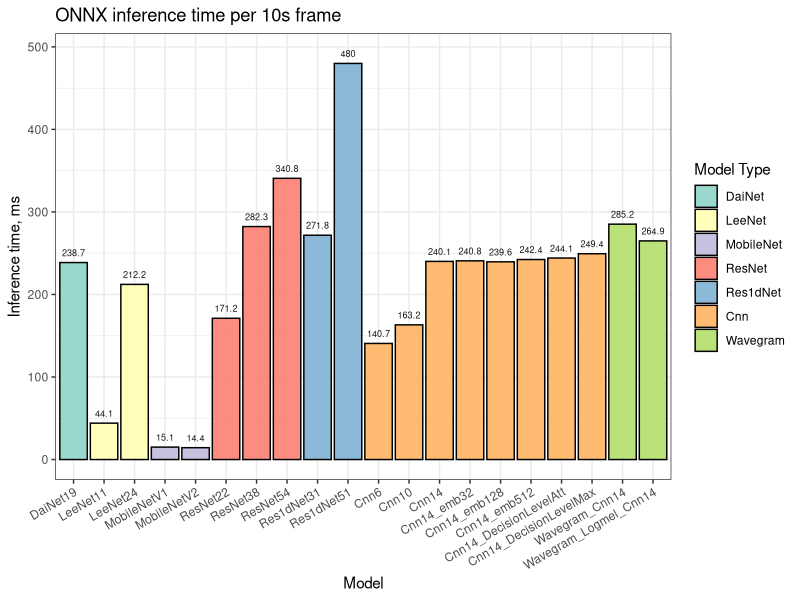
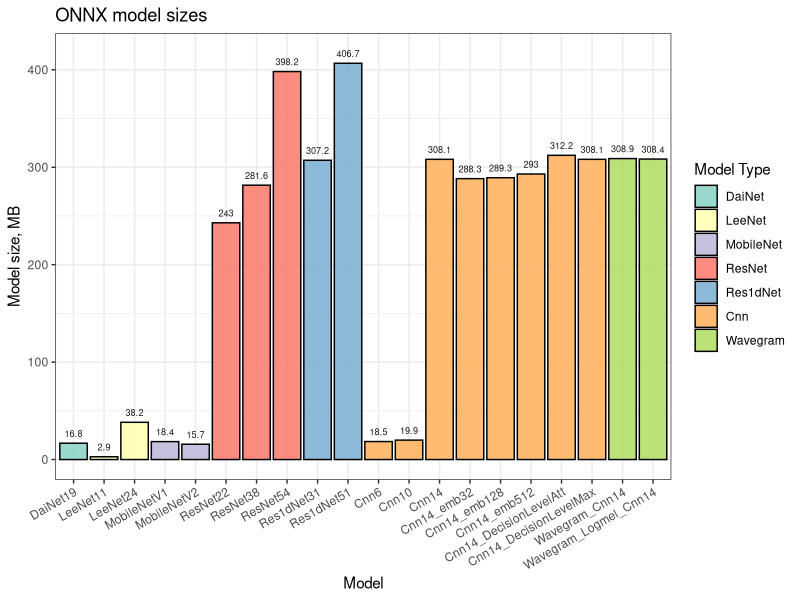
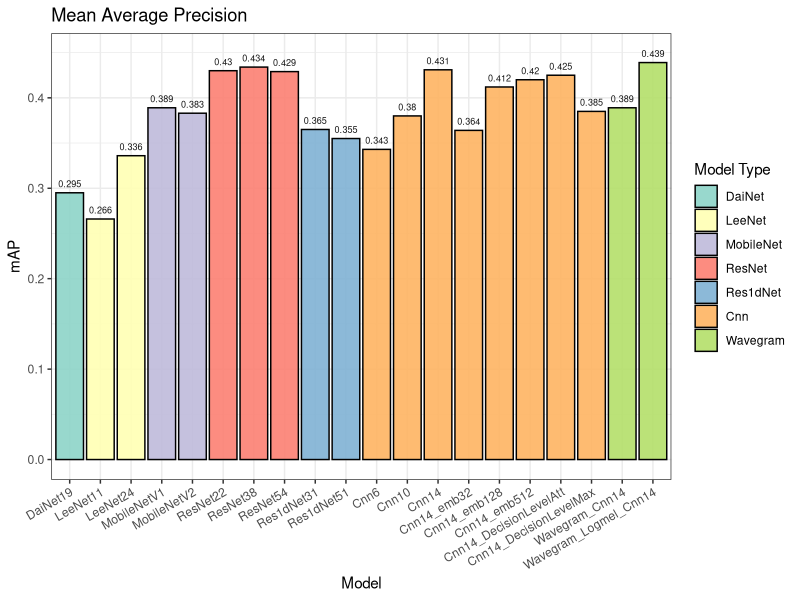

R code for these plots, in order:
#!/usr/bin/env Rscript

library(ggplot2)
library(scales)

setwd("C:/Users/sergiym/devel/audioset_tagging_cnn/")

data <- read.csv("onnx_bench.csv")

data$model <- factor(data$model, levels=data$model)
data$type <- factor(data$type, levels=c(
  "DaiNet", "LeeNet", "MobileNet", "ResNet", "Res1dNet", "Cnn", "Wavegram"))

png("onnx_bench.png", height=1024, width=1600, res=220)

ggplot(data, aes(x=model, y=time/1000, fill=type)) +
  geom_bar(stat="identity", na.rm=T, alpha=0.9, color="black") +
  geom_text(label=round(data$time/1000, 1), nudge_y=12, alpha=0.9, size=2.3) +
  scale_x_discrete("Model") +
  scale_y_continuous("Inference time, ms") +
  scale_fill_brewer(palette="Set3") +
  labs(title="ONNX inference time per 10s frame", fill="Model Type") +
  theme_bw() +
  theme(legend.position="right", axis.text.x=element_text(angle=30, hjust=1))

dev.off()

png("onnx_size.png", height=1024, width=1600, res=220)

ggplot(data, aes(x=model, y=size/1024/1024, fill=type)) +
  geom_bar(stat="identity", na.rm=T, alpha=0.9, color="black") +
  geom_text(label=round(data$size/1024/1024, 1), nudge_y=10, alpha=0.9, size=2.3) +
  scale_x_discrete("Model") +
  scale_y_continuous("Model size, MB") +
  scale_fill_brewer(palette="Set3") +
  labs(title="ONNX model sizes", fill="Model Type") +
  theme_bw() +
  theme(legend.position="right", axis.text.x=element_text(angle=30, hjust=1))

dev.off()

png("onnx_mAP.png", height=1024, width=1600, res=220)

ggplot(data, aes(x=model, y=mAP, fill=type)) +
  geom_bar(stat="identity", na.rm=T, alpha=0.9, color="black") +
  geom_text(label=data$mAP, nudge_y=0.01, alpha=0.9, size=2.3) +
  scale_x_discrete("Model") +
  scale_y_continuous("mAP") +
  scale_fill_brewer(palette="Set3") +
  labs(title="Mean Average Precision", fill="Model Type") +
  theme_bw() +
  theme(legend.position="right", axis.text.x=element_text(angle=30, hjust=1))

dev.off()
